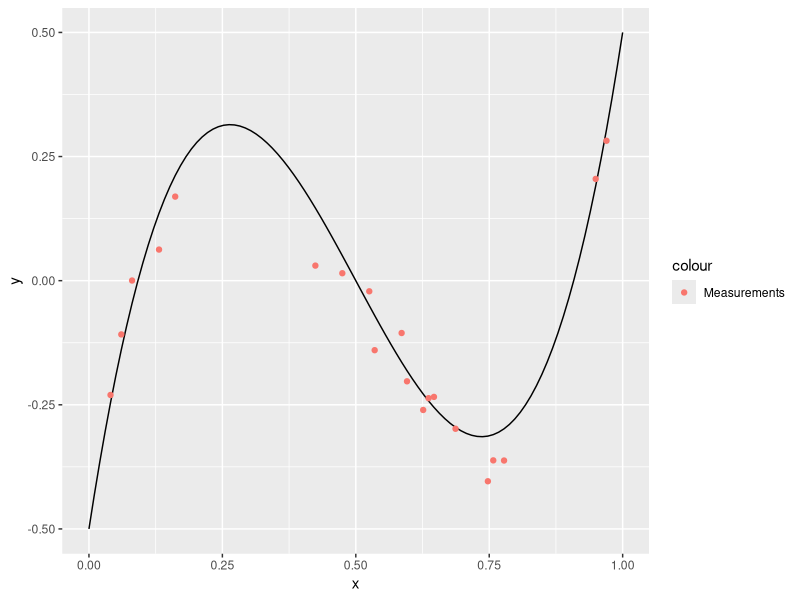
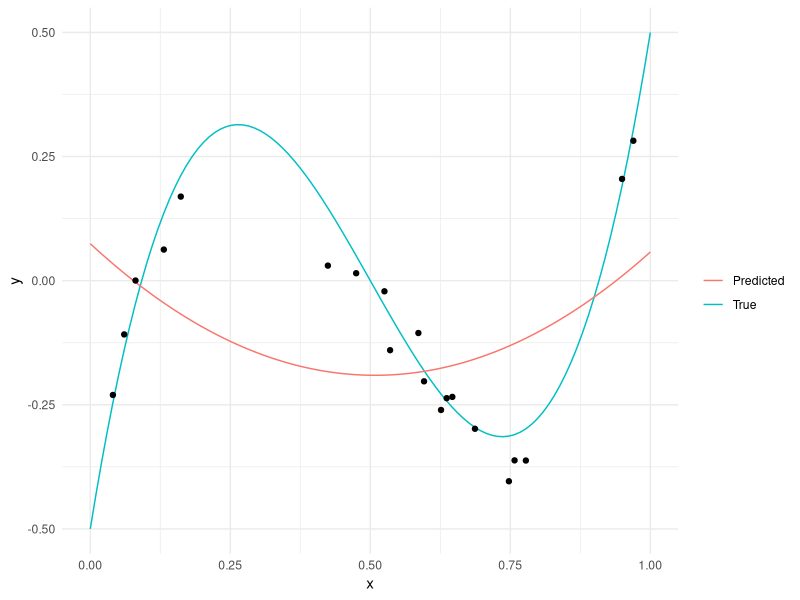
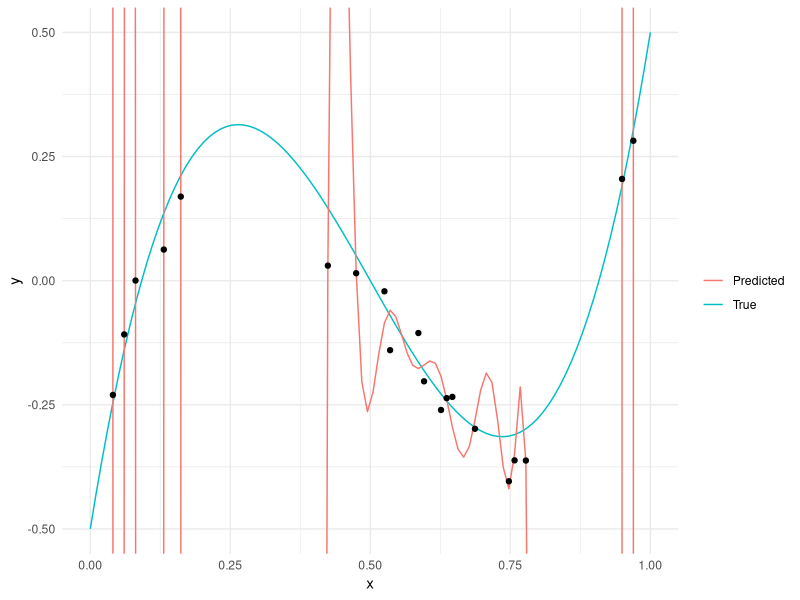
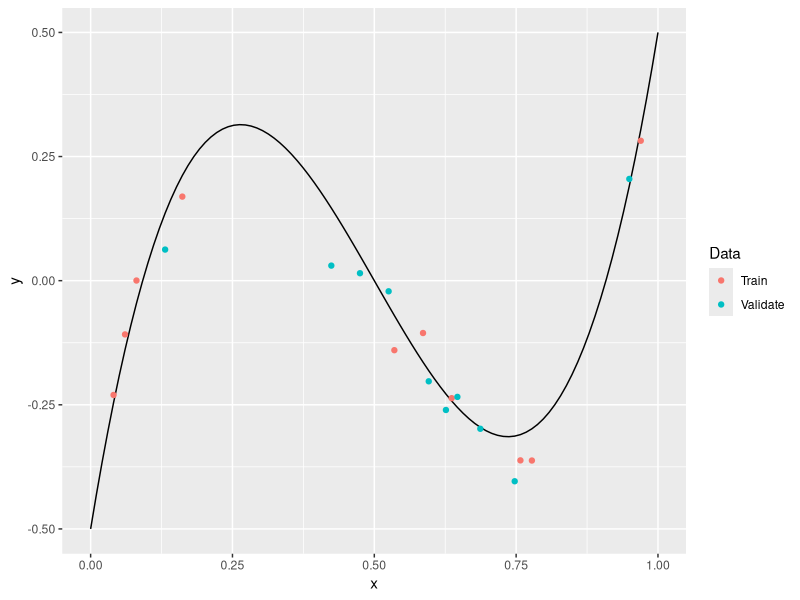
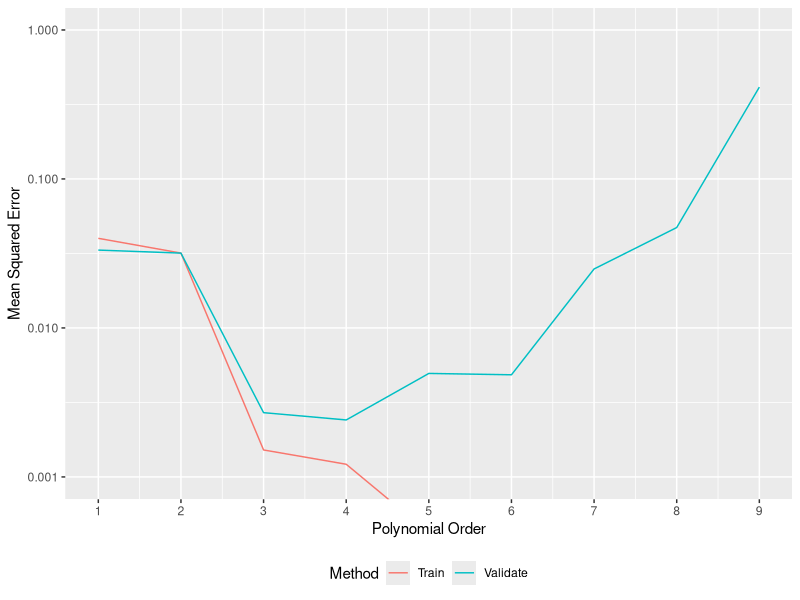

Write R code to recreate these figures, in order.
## ---- chunk 1
library(tidyverse)
library(modelr)
library(broom)
## ---- chunk 2
## NOTE: No need to edit this chunk
set.seed(101)

# Ground-truth function we seek to approximate
fcn_true <- function(x) {12 * (x - 0.5)^3 - 2 * x + 1}

# Generate data
n_samples <- 100
df_truth <-
  tibble(x = seq(0, 1, length.out = n_samples)) %>%
  mutate(
    y = fcn_true(x),                     # True values
    y_meas = y + 0.05 * rnorm(n_samples) # Measured with noise
  )

# Select training data
df_measurements <-
  df_truth %>%
  slice_sample(n = 20) %>%
  select(x, y_meas)

# Visualize
df_truth %>%
  ggplot(aes(x, y)) +
  geom_line() +
  geom_point(
    data = df_measurements,
    mapping = aes(y = y_meas, color = "Measurements")
  )
## ---- chunk 3
## NOTE: No need to edit this code; run and inspect
# Fit a polynomial of degree = 2
fit_d2 <-
  df_measurements %>%
  lm(
    data = .,
    formula = y_meas ~ poly(x, degree = 2)
  )

# Visualize the results
df_truth %>%
  add_predictions(fit_d2, var = "y_pred") %>%

  ggplot(aes(x)) +
  geom_line(aes(y = y, color = "True")) +
  geom_line(aes(y = y_pred, color = "Predicted")) +
  geom_point(data = df_measurements, aes(y = y_meas)) +

  scale_color_discrete(name = "") +
  theme_minimal()
## ---- chunk 4
## TASK: Fit a high-degree polynomial to df_measurements
fit_over <-
  df_measurements %>%
  lm(
    data = .,
    formula = y_meas ~ poly(x, degree = 17)
  )

## NOTE: No need to modify code below
y_limits <-
  c(
    df_truth %>% pull(y) %>% min(),
    df_truth %>% pull(y) %>% max()
  )

df_truth %>%
  add_predictions(fit_over, var = "y_pred") %>%

  ggplot(aes(x)) +
  geom_line(aes(y = y, color = "True")) +
  geom_line(aes(y = y_pred, color = "Predicted")) +
  geom_point(data = df_measurements, aes(y = y_meas)) +

  scale_color_discrete(name = "") +
  coord_cartesian(ylim = y_limits) +
  theme_minimal()
## ---- chunk 5
# TASK: Compute the mse for fit_d2 and fit_over on df_measurements
mse(fit_d2, df_measurements)
mse(fit_over, df_measurements)
## ---- chunk 6
## NOTE: No need to edit this chunk
set.seed(101)

# Select "training" data from our available measurements
df_train <-
  df_measurements %>%
  slice_sample(n = 10)

# Use the remaining data as "validation" data
df_validate <-
  anti_join(
    df_measurements,
    df_train,
    by = "x"
  )

# Visualize the split
df_truth %>%
  ggplot(aes(x, y)) +
  geom_line() +
  geom_point(
    data = df_train %>% mutate(source = "Train"),
    mapping = aes(y = y_meas, color = source)
  ) +
  geom_point(
    data = df_validate %>% mutate(source = "Validate"),
    mapping = aes(y = y_meas, color = source)
  ) +

  scale_color_discrete(name = "Data")
## ---- chunk 7
## NOTE: No need to change this code
df_sweep <-
  map_dfr(
    seq(1, 9, by = 1),
    function(order) {
      # Fit a temporary model
      fit_tmp <-
        lm(
          data = df_train,
          formula = y_meas ~ poly(x, order)
        )

      # Compute error on the Train and Validate sets
      tibble(
        error_Train = mse(fit_tmp, df_train),
        error_Validate = mse(fit_tmp, df_validate),
        order = order
      )
    }
  ) %>%
  pivot_longer(
    names_to = c(".value", "source"),
    names_sep = "_",
    cols = matches("error")
  )
## ---- chunk 8
## NOTE: No need to edit; inspect and write your observations
df_sweep %>%
  ggplot(aes(order, error, color = source)) +
  geom_line() +

  scale_y_log10() +
  scale_x_continuous(breaks = seq(1, 10, by = 1)) +
  scale_color_discrete(name = "Method") +
  coord_cartesian(ylim = c(1e-3, 1)) +
  theme(legend.position = "bottom") +
  labs(
    x = "Polynomial Order",
    y = "Mean Squared Error"
  )
## ---- chunk 9
diamonds %>%
  select(-price) %>%
  names()
## ---- chunk 10
## NOTE: No need to edit this setup
# Create a test-validate split
set.seed(101)
diamonds_randomized <-
  diamonds %>%
  slice(sample(dim(diamonds)[1]))

diamonds_train <-
  diamonds_randomized %>%
  slice(1:10000)

diamonds_validate <-
  diamonds_randomized %>%
  slice(10001:20000)

# Try to beat this naive model that uses all variables!
fit_full <-
  lm(
    data = diamonds_train,
    formula = price ~ . # The `.` notation here means "use all variables"
  )
## ---- chunk 11
## TODO: Modify the `formula` below to design your model
fit_q5 <-
 lm(
   data = diamonds_train,
   formula = price ~ carat # Add more variables!
 )

# Compare the two models on the validation set
mse(fit_q5, diamonds_validate)
mse(fit_full, diamonds_validate)
## ---- chunk 12
## NOTE: No need to edit this part
diamonds_train_bad <-
  diamonds %>%
  slice(1:10000)

diamonds_validate_bad <-
  diamonds %>%
  slice(10001:20000)

## TODO: Visualize a histogram of prices for both `bad` sets.
